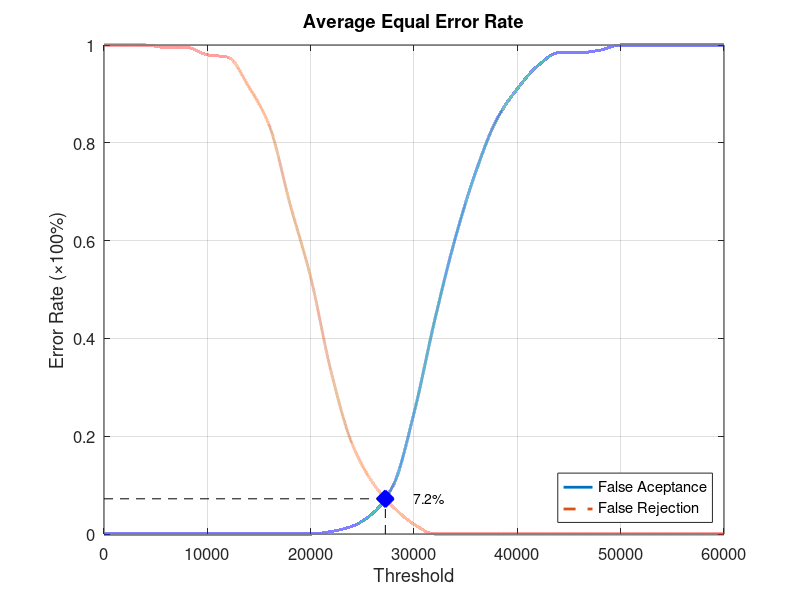
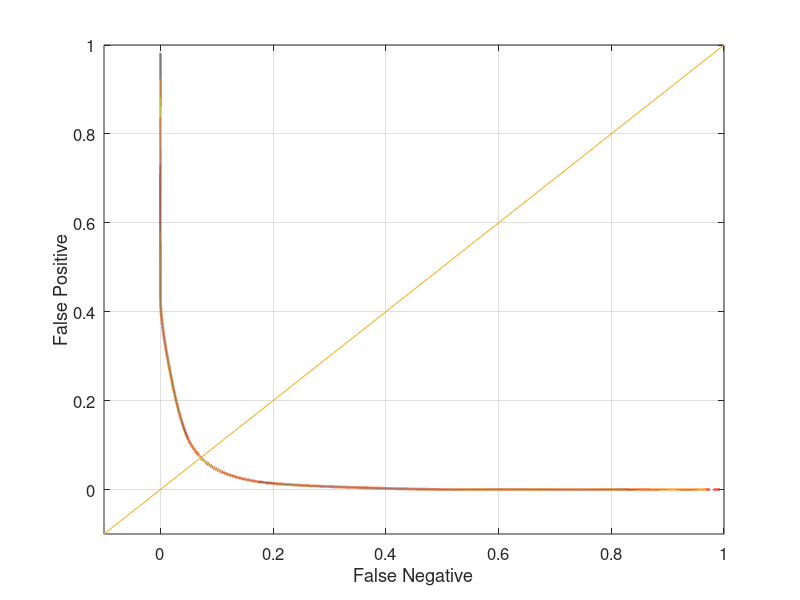

These figures' MATLAB source, in order:
function yEER = Database3_2
close all;
clear;
clc;
x = 0:2000:60000;
xq = 0:0.5:60000;

y0 = [0 0 0 0 0 0 0 0 0 0 0 0.00526316 0.0157895 0.0421053 0.1 0.247368 0.436842 0.605263 0.742105 0.847368 0.910526 0.957895 0.984211 0.984211 0.989474 1 1 1 1 1 1];
yy0 = interp1(x, y0, xq, 'pchip');
y1 = [1 1 1 0.995 0.995 0.98 0.975 0.915 0.835 0.675 0.525 0.33 0.185 0.105 0.055 0.02 0 0 0 0 0 0 0 0 0 0 0 0 0 0 0];
yy1 = interp1(x, y1, xq, 'pchip');

% Calculating EER: 
y2 = abs(y0 - y1);
find(y2 == min(y2))
yy2 = abs(yy0 - yy1);
xEER = find(yy2 == min(yy2));
xEERIndex = xq(xEER) % X-axis EER
yEER = yy0(xEER) % Y-axis EER

main = figure
plot(xq, yy0,'-','LineWidth', 2);	hold on
plot(xq, yy1,'--','LineWidth', 2);	hold on
plot([xEERIndex xEERIndex], [0 yEER], 'k--');	hold on
plot([0 xEERIndex], [yEER yEER], 'k--');	hold on
plot(xEERIndex, yEER, 'bx', 'LineWidth', 10);	hold on
text(xEERIndex + 10 * xEERIndex / 100, yEER, [num2str(round((10000 * yEER)) / 100) '%'])
legend('False Aceptance', 'False Rejection', 'Location', 'SouthEast')
xlabel('Threshold')
ylabel('Error Rate (\times100%)')
title('Average Equal Error Rate')
set(gca, 'FontSize', 12)
axis([0 60000 0 1])
grid on

print(main, 'Database3_2Main', '-dpng');
FNRxFPR = figure('Color', [1 1 1]);
plot(yy1, yy0, '-', yy1, yy0, 'LineWidth', 2);
hold on
y = -0.1:0.1:1
plot(y, y); 
set(gca, 'FontSize', 12)
xlabel('False Negative')
ylabel('False Positive')
axis([-0.1 1 -0.1 1])
set(gca, 'FontSize', 12)
grid on

print(FNRxFPR, 'Database3_2FNRxFPR','-dpng');
end
